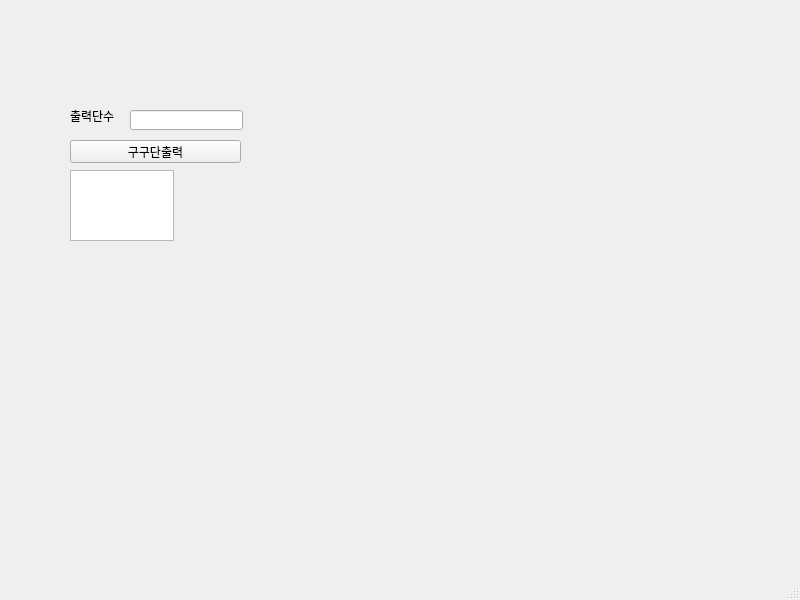
<?xml version="1.0" encoding="UTF-8"?>
<ui version="4.0">
 <class>MainWindow</class>
 <widget class="QMainWindow" name="MainWindow">
  <property name="geometry">
   <rect>
    <x>0</x>
    <y>0</y>
    <width>800</width>
    <height>600</height>
   </rect>
  </property>
  <property name="windowTitle">
   <string>MainWindow</string>
  </property>
  <widget class="QWidget" name="centralwidget">
   <widget class="QPushButton" name="pb">
    <property name="geometry">
     <rect>
      <x>70</x>
      <y>140</y>
      <width>171</width>
      <height>23</height>
     </rect>
    </property>
    <property name="text">
     <string>구구단출력</string>
    </property>
   </widget>
   <widget class="QLineEdit" name="le">
    <property name="geometry">
     <rect>
      <x>130</x>
      <y>110</y>
      <width>113</width>
      <height>20</height>
     </rect>
    </property>
   </widget>
   <widget class="QLabel" name="la">
    <property name="geometry">
     <rect>
      <x>70</x>
      <y>110</y>
      <width>56</width>
      <height>12</height>
     </rect>
    </property>
    <property name="text">
     <string>출력단수</string>
    </property>
   </widget>
   <widget class="QTextEdit" name="te">
    <property name="geometry">
     <rect>
      <x>70</x>
      <y>170</y>
      <width>104</width>
      <height>71</height>
     </rect>
    </property>
   </widget>
  </widget>
  <widget class="QStatusBar" name="statusbar"/>
 </widget>
 <resources/>
 <connections/>
</ui>
